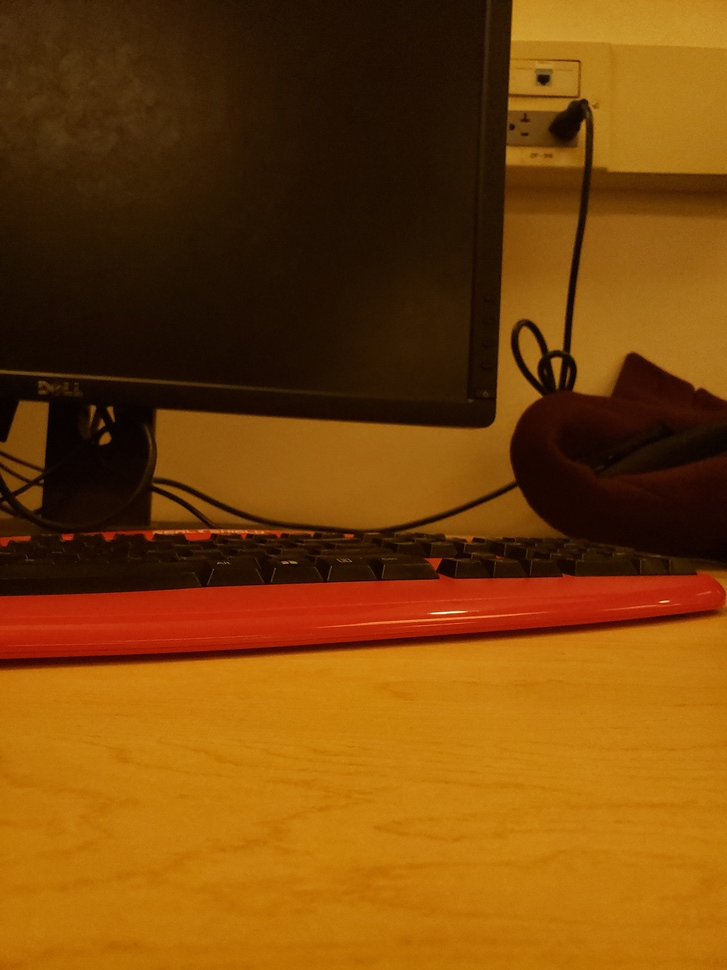
#> input picture Lab 2 Bonus/normal.jpg, 727 x 970 px, shrunk from 3024 x 4032 before the run
$ python color_correct.py
#> lines starting #> are read from the running program, lines starting #| are printed output that depends on the picture
import cv2
import matplotlib.pyplot as plt


x_res = 500
y_res = 500

def MSE(original, reference, index):
    mse = 0
    for x in range(x_res):
        for y in range(y_res):
           mse += ((original[y][x][index]/255 - reference[y][x][index]/255)) ** 2
           #mse += ((original[y][x][1]/255 - reference[y][x][1]/255)) ** 2
           #mse += ((original[y][x][2]/255 - reference[y][x][2]/255)) ** 2
    return mse

def single_correct(target, reference, gam, index):
    for x in range(x_res):
        for y in range(y_res):
            target[y][x][index] = ((reference[y][x][index] ** (1/gam)) * 2) ** gam
            if(((reference[y][x][index] ** (1/gam)) * 2) ** gam > 255):
                target[y][x][index] = 255;
    return target

normal = cv2.imread('normal.jpg')
#> normal is the input picture: shape (970, 727, 3); mean B, G, R 8.9, 68.3, 120.4
normal = cv2.resize(normal, (x_res, y_res))
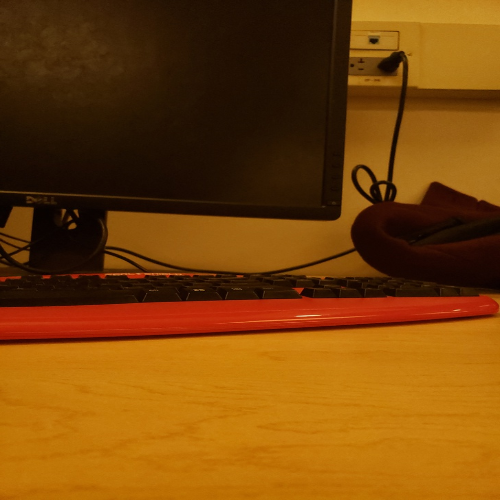
#> normal: shape (500, 500, 3); mean B, G, R 8.8, 68.2, 120.2
#gray_normal = cv2.cvtColor(normal, cv2.COLOR_BGR2GRAY)

u_expose = cv2.imread('u_expose.jpg')
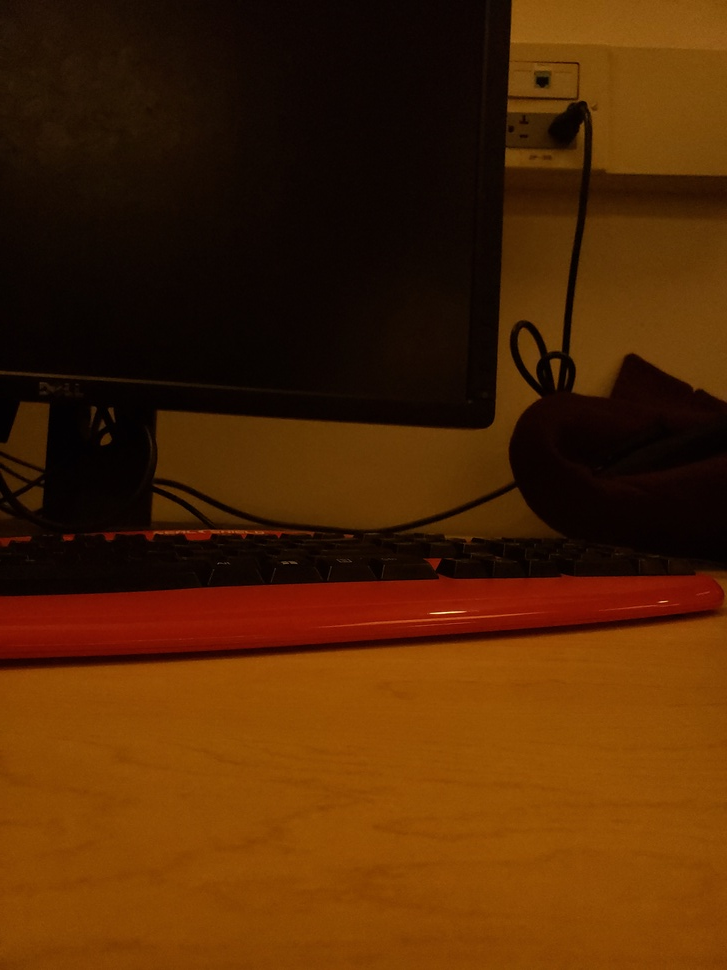
#> input picture Lab 2 Bonus/u_expose.jpg, 727 x 970 px, shrunk from 3024 x 4032 before the run
#> u_expose is the input picture: shape (970, 727, 3); mean B, G, R 3.2, 38.1, 79.5
u_expose = cv2.resize(u_expose, (x_res, y_res))
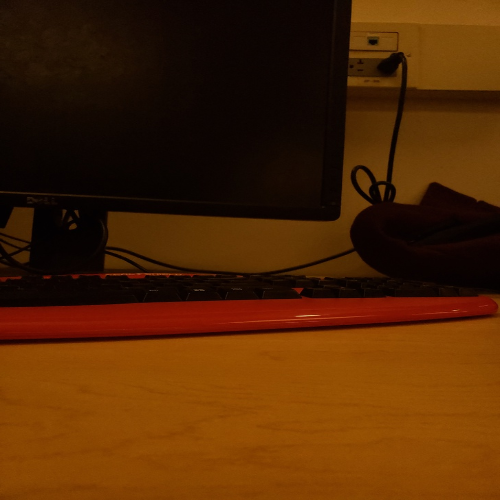
#> u_expose: shape (500, 500, 3); mean B, G, R 3.1, 38, 79.4
#gray_u_expose = cv2.cvtColor(u_expose, cv2.COLOR_BGR2GRAY)

corrected = cv2.imread('u_expose.jpg')
corrected = cv2.resize(corrected, (x_res, y_res))

best_corrected = cv2.imread('u_expose.jpg')
best_corrected = cv2.resize(best_corrected, (x_res, y_res))

#gray_corrected = cv2.cvtColor(corrected, cv2.COLOR_BGR2GRAY)
#The best gamma_r was 0.8976000000000001
#The best gamma_g was 0.7664
#The best gamma_b was 0.5154


num_gammas = 1000
min_gamma_r = 0.5
min_gamma_g = 0.5
min_gamma_b = 0.3
max_gamma_r = 1
max_gamma_g = 1
max_gamma_b = 1
step_r = (max_gamma_r - min_gamma_r)/num_gammas
step_g = (max_gamma_g - min_gamma_g)/num_gammas
step_b = (max_gamma_b - min_gamma_b)/num_gammas
gammas_r = [None] * num_gammas
gammas_g = [None] * num_gammas
gammas_b = [None] * num_gammas

errors_r = [None] * num_gammas
errors_g = [None] * num_gammas
errors_b = [None] * num_gammas

for i in range(num_gammas):
    gammas_r[i] = min_gamma_r + step_r * i
    gammas_g[i] = min_gamma_g + step_g * i
    gammas_b[i] = min_gamma_b + step_b * i


#best_corrected = corrected
best_error_r = 100000000000
best_error_g = 100000000000
best_error_b = 100000000000
best_gamma_r = 0
best_gamma_g = 0
best_gamma_b = 0

#print(MSE(u_expose, normal))

for n in range(len(gammas_r)):
    print("using gamma", gammas_r[n])
#> (the run stopped early here; a loop or call above may not have finished)
